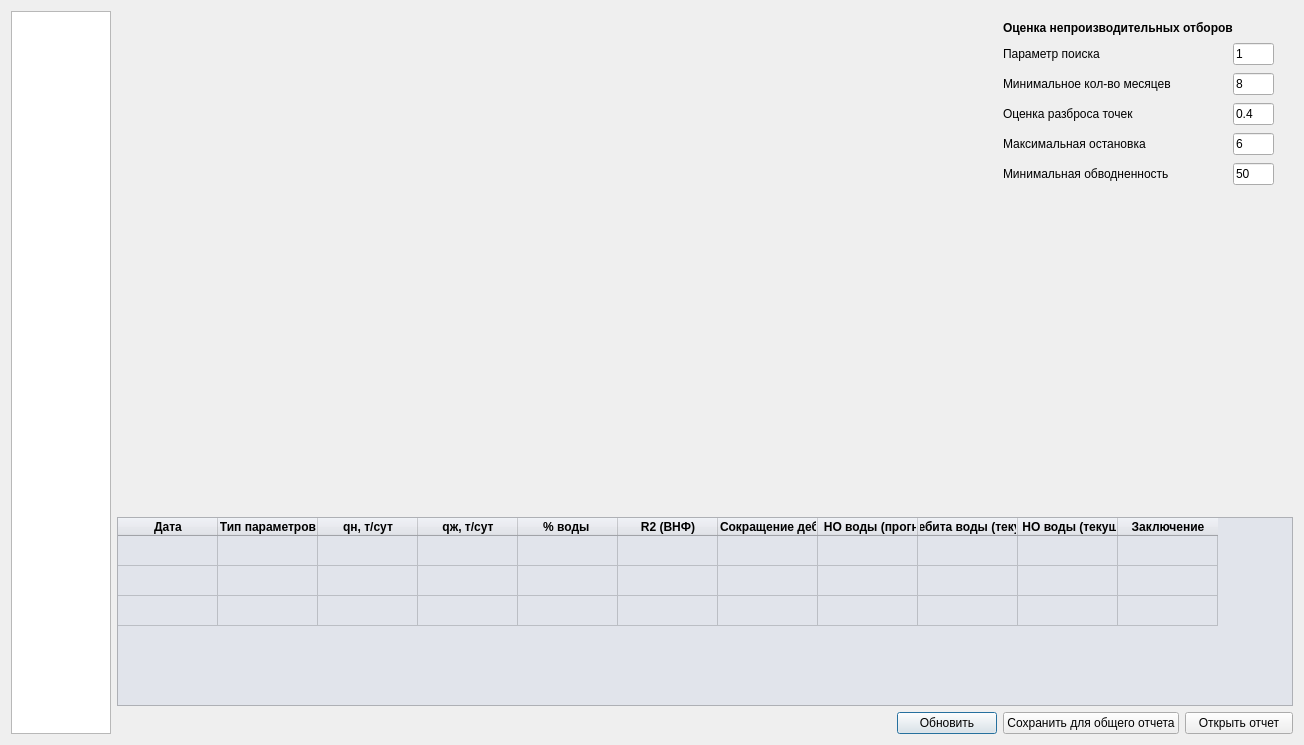
<?xml version="1.0" encoding="UTF-8"?>
<ui version="4.0">
 <class>NO</class>
 <widget class="QDialog" name="NO">
  <property name="geometry">
   <rect>
    <x>0</x>
    <y>0</y>
    <width>1304</width>
    <height>745</height>
   </rect>
  </property>
  <property name="windowTitle">
   <string>НО</string>
  </property>
  <property name="windowIcon">
   <iconset>
    <normaloff>res/oil.ico</normaloff>res/oil.ico</iconset>
  </property>
  <property name="modal">
   <bool>true</bool>
  </property>
  <layout class="QGridLayout" name="gridLayout">
   <item row="0" column="0">
    <layout class="QHBoxLayout" name="horizontalLayout_4">
     <item>
      <widget class="QListWidget" name="listWidget">
       <property name="maximumSize">
        <size>
         <width>100</width>
         <height>16777215</height>
        </size>
       </property>
       <property name="font">
        <font>
         <weight>75</weight>
         <bold>true</bold>
        </font>
       </property>
      </widget>
     </item>
     <item>
      <layout class="QVBoxLayout" name="verticalLayout">
       <item>
        <layout class="QHBoxLayout" name="horizontalLayout_5">
         <item>
          <widget class="Gr1" name="Gr_NO" native="true">
           <property name="sizePolicy">
            <sizepolicy hsizetype="Expanding" vsizetype="Expanding">
             <horstretch>0</horstretch>
             <verstretch>0</verstretch>
            </sizepolicy>
           </property>
           <property name="minimumSize">
            <size>
             <width>800</width>
             <height>500</height>
            </size>
           </property>
           <property name="maximumSize">
            <size>
             <width>2000</width>
             <height>16777215</height>
            </size>
           </property>
           <property name="toolTip">
            <string/>
           </property>
          </widget>
         </item>
         <item>
          <widget class="QWidget" name="widget" native="true">
           <property name="minimumSize">
            <size>
             <width>300</width>
             <height>0</height>
            </size>
           </property>
           <property name="maximumSize">
            <size>
             <width>200</width>
             <height>16777215</height>
            </size>
           </property>
           <property name="baseSize">
            <size>
             <width>200</width>
             <height>0</height>
            </size>
           </property>
           <widget class="QWidget" name="formLayoutWidget">
            <property name="geometry">
             <rect>
              <x>10</x>
              <y>10</y>
              <width>281</width>
              <height>311</height>
             </rect>
            </property>
            <layout class="QFormLayout" name="formLayout_2">
             <property name="horizontalSpacing">
              <number>0</number>
             </property>
             <property name="verticalSpacing">
              <number>8</number>
             </property>
             <property name="rightMargin">
              <number>10</number>
             </property>
             <item row="0" column="0">
              <widget class="QLabel" name="label_10">
               <property name="font">
                <font>
                 <weight>75</weight>
                 <bold>true</bold>
                </font>
               </property>
               <property name="text">
                <string>Оценка непроизводительных отборов</string>
               </property>
              </widget>
             </item>
             <item row="1" column="0">
              <widget class="QLabel" name="label_11">
               <property name="toolTip">
                <string>Параметр для разбиения интервала на подинтервалы в алгоритме rdp</string>
               </property>
               <property name="text">
                <string>Параметр поиска</string>
               </property>
              </widget>
             </item>
             <item row="1" column="1">
              <widget class="QLineEdit" name="lineEdit_rdpNO">
               <property name="minimumSize">
                <size>
                 <width>30</width>
                 <height>0</height>
                </size>
               </property>
               <property name="maximumSize">
                <size>
                 <width>50</width>
                 <height>16777215</height>
                </size>
               </property>
               <property name="text">
                <string>1</string>
               </property>
              </widget>
             </item>
             <item row="2" column="0">
              <widget class="QLabel" name="label_12">
               <property name="text">
                <string>Минимальное кол-во месяцев</string>
               </property>
              </widget>
             </item>
             <item row="2" column="1">
              <widget class="QLineEdit" name="lineEdit_minMonth">
               <property name="minimumSize">
                <size>
                 <width>30</width>
                 <height>0</height>
                </size>
               </property>
               <property name="maximumSize">
                <size>
                 <width>50</width>
                 <height>16777215</height>
                </size>
               </property>
               <property name="inputMask">
                <string>9</string>
               </property>
               <property name="text">
                <string>8</string>
               </property>
              </widget>
             </item>
             <item row="3" column="0">
              <widget class="QLabel" name="label_13">
               <property name="text">
                <string>Оценка разброса точек</string>
               </property>
              </widget>
             </item>
             <item row="3" column="1">
              <widget class="QLineEdit" name="lineEdit_pointsNO">
               <property name="minimumSize">
                <size>
                 <width>30</width>
                 <height>0</height>
                </size>
               </property>
               <property name="maximumSize">
                <size>
                 <width>50</width>
                 <height>16777215</height>
                </size>
               </property>
               <property name="text">
                <string>0.4</string>
               </property>
               <property name="cursorPosition">
                <number>1</number>
               </property>
              </widget>
             </item>
             <item row="4" column="0">
              <widget class="QLabel" name="label_14">
               <property name="text">
                <string>Максимальная остановка</string>
               </property>
              </widget>
             </item>
             <item row="4" column="1">
              <widget class="QLineEdit" name="lineEdit_maxStop">
               <property name="minimumSize">
                <size>
                 <width>30</width>
                 <height>0</height>
                </size>
               </property>
               <property name="maximumSize">
                <size>
                 <width>50</width>
                 <height>16777215</height>
                </size>
               </property>
               <property name="inputMask">
                <string>99</string>
               </property>
               <property name="text">
                <string>6</string>
               </property>
              </widget>
             </item>
             <item row="5" column="0">
              <widget class="QLabel" name="label_15">
               <property name="text">
                <string>Минимальная обводненность</string>
               </property>
              </widget>
             </item>
             <item row="5" column="1">
              <widget class="QLineEdit" name="lineEdit_minW">
               <property name="minimumSize">
                <size>
                 <width>30</width>
                 <height>0</height>
                </size>
               </property>
               <property name="maximumSize">
                <size>
                 <width>50</width>
                 <height>16777215</height>
                </size>
               </property>
               <property name="inputMask">
                <string>99</string>
               </property>
               <property name="text">
                <string>50</string>
               </property>
              </widget>
             </item>
            </layout>
           </widget>
          </widget>
         </item>
        </layout>
       </item>
       <item>
        <layout class="QHBoxLayout" name="HL"/>
       </item>
       <item>
        <widget class="QTableWidget" name="tableNO">
         <property name="autoFillBackground">
          <bool>true</bool>
         </property>
         <property name="styleSheet">
          <string notr="true">background-color: rgb(225, 228, 235);
selection-color: #000;  

</string>
         </property>
         <property name="lineWidth">
          <number>2</number>
         </property>
         <property name="sizeAdjustPolicy">
          <enum>QAbstractScrollArea::AdjustIgnored</enum>
         </property>
         <property name="editTriggers">
          <set>QAbstractItemView::NoEditTriggers</set>
         </property>
         <property name="tabKeyNavigation">
          <bool>false</bool>
         </property>
         <property name="showDropIndicator" stdset="0">
          <bool>false</bool>
         </property>
         <property name="selectionMode">
          <enum>QAbstractItemView::NoSelection</enum>
         </property>
         <property name="rowCount">
          <number>3</number>
         </property>
         <property name="columnCount">
          <number>11</number>
         </property>
         <attribute name="horizontalHeaderVisible">
          <bool>true</bool>
         </attribute>
         <attribute name="horizontalHeaderHighlightSections">
          <bool>true</bool>
         </attribute>
         <attribute name="verticalHeaderVisible">
          <bool>false</bool>
         </attribute>
         <row/>
         <row/>
         <row/>
         <column>
          <property name="text">
           <string>Дата</string>
          </property>
          <property name="font">
           <font>
            <weight>75</weight>
            <bold>true</bold>
           </font>
          </property>
         </column>
         <column>
          <property name="text">
           <string>Тип параметров</string>
          </property>
          <property name="font">
           <font>
            <weight>75</weight>
            <bold>true</bold>
           </font>
          </property>
         </column>
         <column>
          <property name="text">
           <string>qн, т/сут</string>
          </property>
          <property name="font">
           <font>
            <weight>75</weight>
            <bold>true</bold>
           </font>
          </property>
         </column>
         <column>
          <property name="text">
           <string>qж, т/сут</string>
          </property>
          <property name="font">
           <font>
            <weight>75</weight>
            <bold>true</bold>
           </font>
          </property>
         </column>
         <column>
          <property name="text">
           <string>% воды </string>
          </property>
          <property name="font">
           <font>
            <weight>75</weight>
            <bold>true</bold>
           </font>
          </property>
         </column>
         <column>
          <property name="text">
           <string>R2 (ВНФ)</string>
          </property>
          <property name="font">
           <font>
            <weight>75</weight>
            <bold>true</bold>
           </font>
          </property>
         </column>
         <column>
          <property name="text">
           <string>Сокращение дебита воды (прогноз qн), т/сут</string>
          </property>
          <property name="font">
           <font>
            <weight>75</weight>
            <bold>true</bold>
           </font>
          </property>
          <property name="textAlignment">
           <set>AlignLeading|AlignVCenter</set>
          </property>
         </column>
         <column>
          <property name="text">
           <string>Текущий НО воды (прогноз qн), т</string>
          </property>
          <property name="font">
           <font>
            <weight>75</weight>
            <bold>true</bold>
           </font>
          </property>
         </column>
         <column>
          <property name="text">
           <string>Сокращение дебита воды (текущий qн), т/сут</string>
          </property>
          <property name="font">
           <font>
            <weight>75</weight>
            <bold>true</bold>
           </font>
          </property>
         </column>
         <column>
          <property name="text">
           <string>Текущий НО воды (текущий qн), т</string>
          </property>
          <property name="font">
           <font>
            <weight>75</weight>
            <bold>true</bold>
           </font>
          </property>
         </column>
         <column>
          <property name="text">
           <string>Заключение</string>
          </property>
          <property name="font">
           <font>
            <weight>75</weight>
            <bold>true</bold>
           </font>
          </property>
         </column>
        </widget>
       </item>
       <item>
        <layout class="QHBoxLayout" name="horizontalLayout_2">
         <item>
          <spacer name="horizontalSpacer">
           <property name="orientation">
            <enum>Qt::Horizontal</enum>
           </property>
           <property name="sizeHint" stdset="0">
            <size>
             <width>40</width>
             <height>20</height>
            </size>
           </property>
          </spacer>
         </item>
         <item>
          <widget class="QPushButton" name="But_refresh">
           <property name="minimumSize">
            <size>
             <width>100</width>
             <height>0</height>
            </size>
           </property>
           <property name="maximumSize">
            <size>
             <width>100</width>
             <height>16777215</height>
            </size>
           </property>
           <property name="text">
            <string>Обновить</string>
           </property>
          </widget>
         </item>
         <item>
          <widget class="QPushButton" name="But_NOCalc">
           <property name="minimumSize">
            <size>
             <width>166</width>
             <height>0</height>
            </size>
           </property>
           <property name="maximumSize">
            <size>
             <width>400</width>
             <height>16777215</height>
            </size>
           </property>
           <property name="text">
            <string>Сохранить для общего отчета</string>
           </property>
          </widget>
         </item>
         <item>
          <widget class="QPushButton" name="But_open_NO">
           <property name="minimumSize">
            <size>
             <width>108</width>
             <height>0</height>
            </size>
           </property>
           <property name="maximumSize">
            <size>
             <width>400</width>
             <height>16777215</height>
            </size>
           </property>
           <property name="text">
            <string>Открыть отчет</string>
           </property>
          </widget>
         </item>
        </layout>
       </item>
      </layout>
     </item>
    </layout>
   </item>
  </layout>
 </widget>
 <customwidgets>
  <customwidget>
   <class>Gr1</class>
   <extends>QWidget</extends>
   <header location="global">gr1.h</header>
   <container>1</container>
  </customwidget>
 </customwidgets>
 <resources/>
 <connections/>
</ui>
